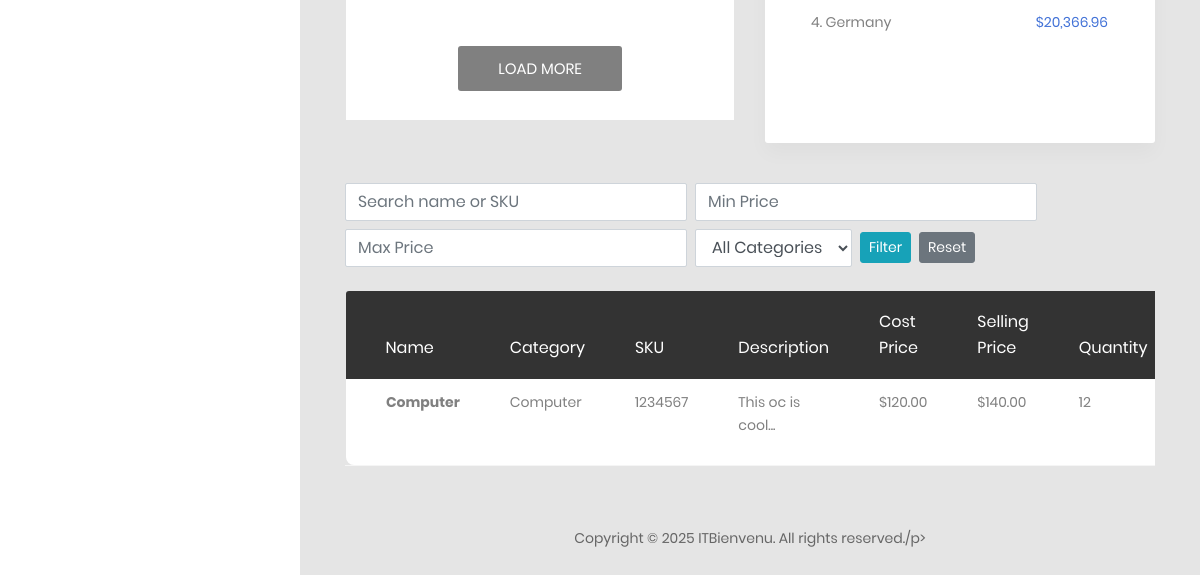
Page /executive/table.php (signed in, lower part) on the earlier database version.
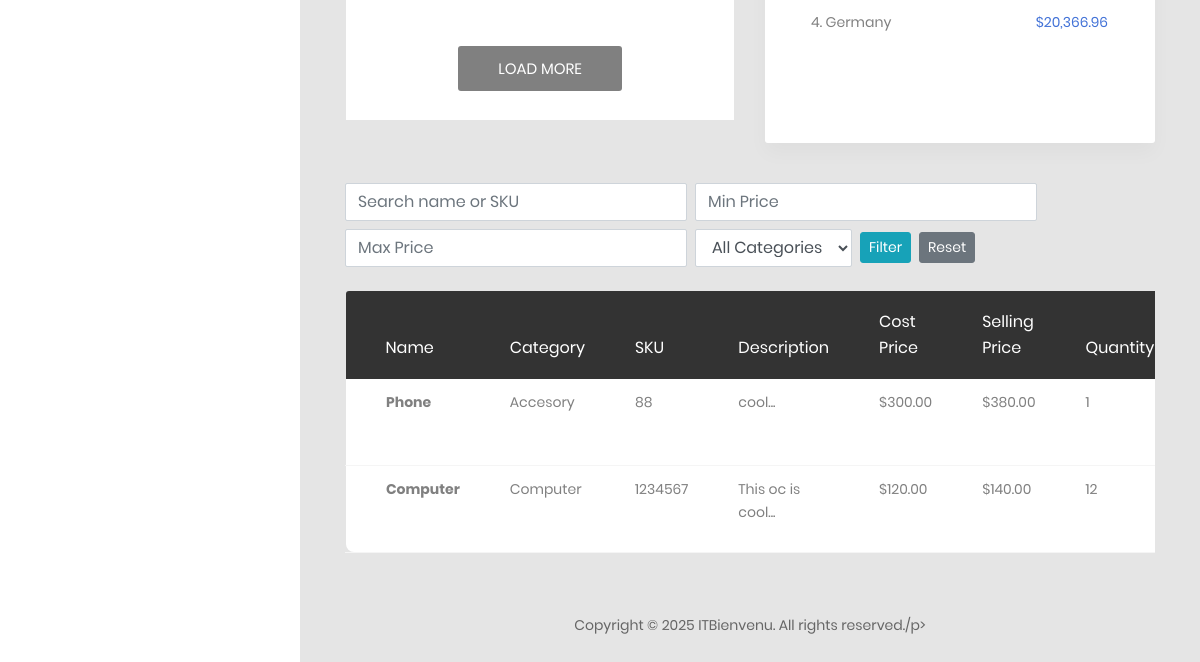
Same page on the later database version.
### tables this page shows
CREATE TABLE `products` (
  `id` int(11) NOT NULL,
  `name` varchar(100) NOT NULL,
  `category` varchar(100) DEFAULT NULL,
  `sku` varchar(50) DEFAULT NULL,
  `description` text DEFAULT NULL,
  `cost_price` decimal(10,2) DEFAULT 0.00,
  `price` decimal(10,2) NOT NULL,
  `quantity` int(11) NOT NULL DEFAULT 0,
  `low_stock` int(11) DEFAULT 5,
  `supplier` varchar(100) DEFAULT NULL,
  `image` varchar(255) DEFAULT NULL,
  `created_by` int(11) DEFAULT NULL,
  `created_at` timestamp NOT NULL DEFAULT current_timestamp()
);

### executive/table.php (the view, shortened to what the changed rows need)
<?php
if (isset($_SESSION['role']) && isset($_SESSION['user_id'])) {
    ?>
    <!DOCTYPE html>
    <html lang="en">
    <head>
        <link href="css/font-face.css" rel="stylesheet" media="all">
        <link href="vendor/font-awesome-4.7/css/font-awesome.min.css" rel="stylesheet" media="all">
        <link href="vendor/font-awesome-5/css/fontawesome-all.min.css" rel="stylesheet" media="all">
        <link href="vendor/mdi-font/css/material-design-iconic-font.min.css" rel="stylesheet" media="all">
        <link href="vendor/bootstrap-4.1/bootstrap.min.css" rel="stylesheet" media="all">
        <link href="vendor/animsition/animsition.min.css" rel="stylesheet" media="all">
        <link href="vendor/bootstrap-progressbar/bootstrap-progressbar-3.3.4.min.css" rel="stylesheet" media="all">
        <link href="vendor/wow/animate.css" rel="stylesheet" media="all">
        <link href="vendor/css-hamburgers/hamburgers.min.css" rel="stylesheet" media="all">
        <link href="vendor/slick/slick.css" rel="stylesheet" media="all">
        <link href="vendor/select2/select2.min.css" rel="stylesheet" media="all">
        <link href="vendor/perfect-scrollbar/perfect-scrollbar.css" rel="stylesheet" media="all">
        <link href="css/theme.css" rel="stylesheet" media="all">
    </head>
    <body class="animsition">
        <div class="page-wrapper">
            <div class="page-container">
                <div class="main-content">
                    <div class="section__content section__content--p30">
                        <div class="container-fluid">
                            <div class="table-responsive m-b-40" id="products-table">
                                <?php require_once(__DIR__ . '/../config/config.php'); ?>
                                <table class="table table-borderless table-data3">
                                    <thead>
                                        <tr>
                                            <th>Name</th>
                                            <th>Category</th>
                                            <th>SKU</th>
                                            <th>Description</th>
                                            <th>Cost Price</th>
                                            <th>Selling Price</th>
                                            <th>Quantity</th>
                                        </tr>
                                    </thead>
                                    <tbody>
                                        <?php
                                        $conditions = [];
                                        $where = !empty($conditions) ? "WHERE " . implode(" AND ", $conditions) : "";
                                        $query = "SELECT * FROM products $where ORDER BY created_at DESC";
                                        $result = mysqli_query($conn, $query);
                                        if ($result && mysqli_num_rows($result) > 0):
                                            while ($product = mysqli_fetch_assoc($result)):
                                                ?>
                                                <tr>
                                                    <td><strong><?php echo htmlspecialchars($product['name']); ?></strong></td>
                                                    <td><?php echo htmlspecialchars($product['category']); ?></td>
                                                    <td><?php echo htmlspecialchars($product['sku']); ?></td>
                                                    <td><?php echo htmlspecialchars(substr($product['description'], 0, 50)) . '...'; ?>
                                                    </td>
                                                    <td>$<?php echo number_format($product['cost_price'], 2); ?></td>
                                                    <td>$<?php echo number_format($product['price'], 2); ?></td>
                                                    <td><?php echo (int) $product['quantity']; ?></td>
                                                </tr>
                                            <?php endwhile; else: ?>
                                            <tr>
                                                <td colspan="12" class="text-center">No products found.</td>
                                            </tr>
                                        <?php endif; ?>
                                    </tbody>
                                </table>
                            </div>
                        </div>
                    </div>
                </div>
            </div>
        </div>
    </body>
    </html>
<?php } ?>

Differences in the rows shown:
added products: name "Phone", category "Accesory", sku "88", description "cool", cost_price "300.00", price "380.00", quantity "1"
